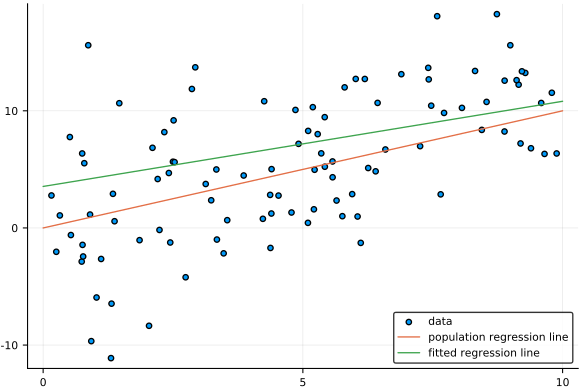

This chart was generated by the following Julia code:
# this program illustrates sample selection bias associated with
# dropping observations for which the dep. vbl. is <0. The resulting figure is
# saved in sampsel.ps
using Plots
pyplot()
n = 100
sig = 5
x = 10*rand(n,1)
y = x+sig*randn(n,1)
# this drops the rows for which y < 0
z = y.>0.0
yin = y[z]  
xin = x[z]
# regression using selected sample
xin = [ones(size(xin)) xin]
b = xin\yin
# plots
xx=(0:0.05:10)
yy=xx
yhat = b[1]+b[2]*xx;
scatter(x,y, label = "data")
plot!(xx,yy,label = "population regression line")
plot!(xx,yhat,label = "fitted regression line")
gui()
savefig("sampsel.svg")


